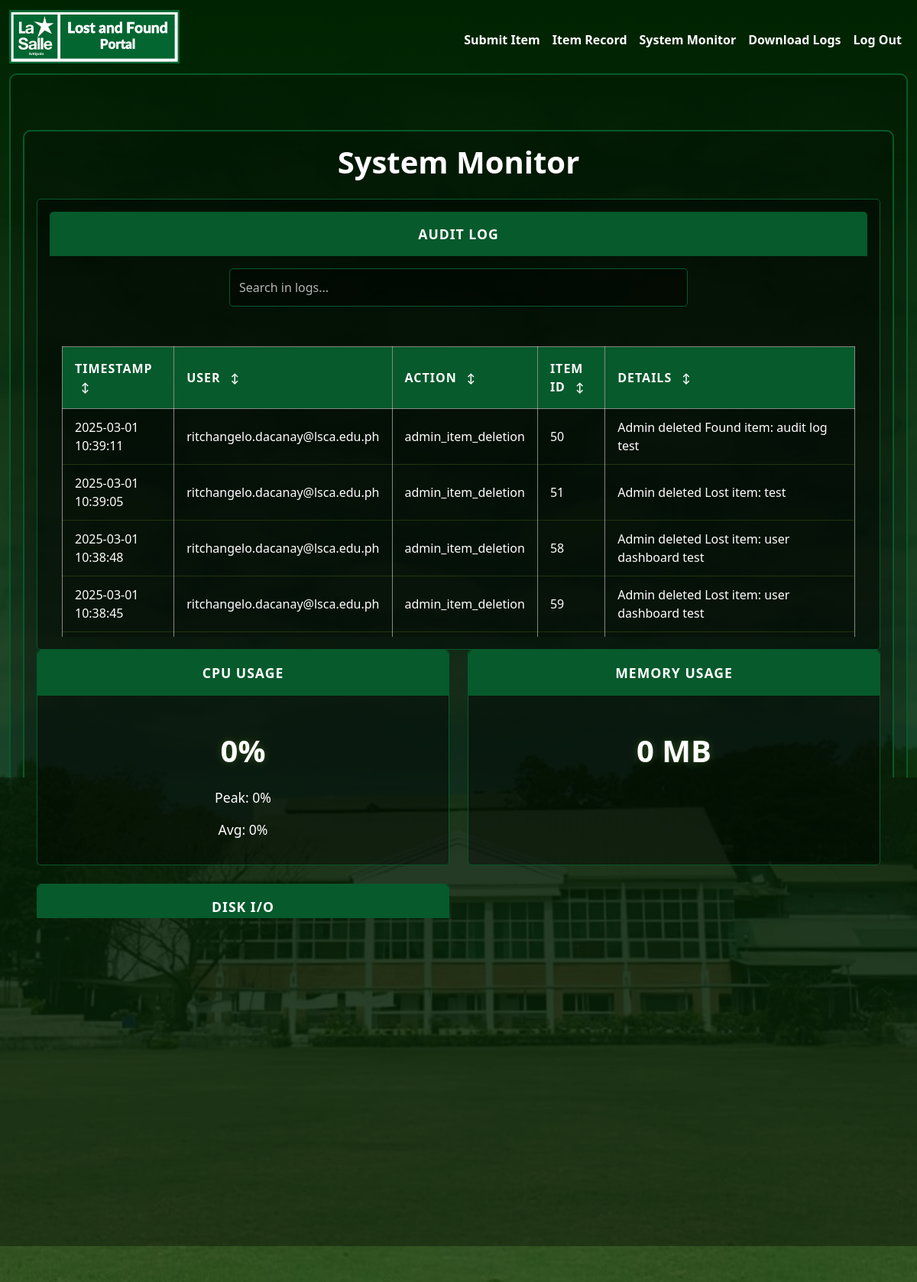
/system-monitor (signed in), run on the app's committed database.
### tables this page shows
CREATE TABLE audit_logs (
    id INTEGER PRIMARY KEY AUTOINCREMENT,
    user_email TEXT NOT NULL,
    action_type TEXT NOT NULL,
    item_id INTEGER,
    details TEXT,
    timestamp DATETIME DEFAULT CURRENT_TIMESTAMP
);

### app.py (the view)
@app.route("/system-monitor")
@login_required
def system_monitor():
    if not is_admin():
        return redirect("/")
    try:
        db.execute("""
            CREATE TABLE IF NOT EXISTS audit_logs (
                id INTEGER PRIMARY KEY AUTOINCREMENT,
                user_email TEXT NOT NULL,
                action_type TEXT NOT NULL,
                item_id INTEGER,
                details TEXT,
                timestamp DATETIME DEFAULT CURRENT_TIMESTAMP
            )
        """)
        logs = db.execute("""
            SELECT
                audit_logs.id,
                audit_logs.user_email,
                audit_logs.action_type,
                audit_logs.item_id,
                audit_logs.details,
                datetime(audit_logs.timestamp, '+8 hours') as local_time
            FROM audit_logs
            ORDER BY timestamp DESC
            LIMIT 100
        """)
        print(f"Found {len(logs)} audit log entries")
        for log in logs:
            log['local_time'] = log['local_time'] or 'N/A'
            log['user_email'] = log['user_email'] or 'N/A'
            log['action_type'] = log['action_type'] or 'N/A'
            log['item_id'] = log['item_id'] or 'N/A'
            log['details'] = log['details'] or 'N/A'
        return render_template(
            "system-monitor.html",
            logs=logs,
            log_count=len(logs),
            active_page='system_monitor'
        )
    except Exception as e:
        print(f"Error fetching audit logs: {e}")
        return render_template("system-monitor.html", logs=[], log_count=0)

### app.py (called while the page is built)
@app.after_request
def after_request(response):
    response.headers["Cache-Control"] = "no-cache, no-store, must-revalidate"
    response.headers["Expires"] = 0
    response.headers["Pragma"] = "no-cache"
    return response

def is_admin():
    try:
        user_email = db.execute("SELECT email FROM users WHERE id = ?", session["user_id"])[0]["email"]
        return user_email == "ritchangelo.dacanay@lsca.edu.ph"
    except:
        return False

@app.context_processor
def utility_processor():
    return {
        "is_admin": is_admin
    }

### helpers.py (called while the page is built)
def login_required(f):
    @wraps(f)
    def decorated_function(*args, **kwargs):
        if session.get("user_id") is None:
            return redirect("/login")
        return f(*args, **kwargs)
    return decorated_function

### templates/system-monitor.html (shortened to what this page needs)
{% extends "layout.html" %} {% block title %}System Monitor{% endblock %} {%
block main %}
<div class="container mt-4">
  <h1 class="text-light mb-4">System Monitor</h1>
  <div class="analysis-section mt-4">
    <div class="header-cell">Audit Log</div>
    <div class="audit-content">
      <div class="search-container">
        <input
          type="text"
          id="searchInput"
          class="form-control custom-input"
          placeholder="Search in logs..."
        />
      </div>
      <div class="table-container">
        <table class="monitor-table" id="auditTable">
          <thead>
            <tr>
              <th class="sortable" data-sort="timestamp">
                Timestamp <span class="sort-icon">↕</span>
              </th>
              <th class="sortable" data-sort="user">
                User <span class="sort-icon">↕</span>
              </th>
              <th class="sortable" data-sort="action">
                Action <span class="sort-icon">↕</span>
              </th>
              <th class="sortable" data-sort="itemid">
                Item ID <span class="sort-icon">↕</span>
              </th>
              <th class="sortable" data-sort="details">
                Details <span class="sort-icon">↕</span>
              </th>
            </tr>
          </thead>
          <tbody id="logTableBody">
            {% for log in logs %}
            <tr class="log-row">
              <td data-value="{{ log.local_time }}">{{ log.local_time }}</td>
              <td data-value="{{ log.user_email }}">{{ log.user_email }}</td>
              <td data-value="{{ log.action_type }}">{{ log.action_type }}</td>
              <td data-value="{{ log.item_id }}">{{ log.item_id or 'N/A' }}</td>
              <td data-value="{{ log.details }}">{{ log.details }}</td>
            </tr>
            {% endfor %}
          </tbody>
        </table>
      </div>
    </div>
  </div>
  <div class="metrics-top-grid">
    <div class="metric-column">
      <div class="header-cell">CPU Usage</div>
      <div class="metric-card">
        <div class="card text-light">
          <div class="card-body d-flex flex-column align-items-center">
            <p class="card-text display-4" id="cpu-usage">0%</p>
            <p class="card-text">Peak: <span id="cpu-peak">0%</span></p>
            <p class="card-text">Avg: <span id="cpu-avg">0%</span></p>
          </div>
        </div>
      </div>
    </div>
    <div class="metric-column">
      <div class="header-cell">Memory Usage</div>
      <div class="metric-card">
        <div class="card text-light">
          <div class="card-body d-flex flex-column align-items-center">
            <p class="card-text display-4" id="memory-usage">0 MB</p>
          </div>
        </div>
      </div>
    </div>
    <div class="metric-column">
      <div class="header-cell">Disk I/O</div>
      <div class="metric-card">
        <div class="card text-light">
          <div class="card-body d-flex flex-column align-items-center">
            <p class="card-text display-4 mb-2">I/O Stats</p>
            <p class="card-text mb-1">Read: <span id="disk-read">0 MB</span></p>
            <p class="card-text mb-1">
              Write: <span id="disk-write">0 MB</span>
            </p>
            <p class="card-text">
              Operations: <span id="io-operations">0</span>
            </p>
          </div>
        </div>
      </div>
    </div>
  </div>
  <div class="analysis-section mt-4">
    <div class="analysis-grid" id="analysis-content">
    </div>
  </div>
</div>
{% endblock %}

### templates/layout.html (shortened to what this page needs)
<!DOCTYPE html>
<html lang="en">
  <head>
    <link
      href="https://cdn.jsdelivr.net/npm/bootstrap@5.3.2/dist/css/bootstrap.min.css"
      rel="stylesheet"
    />
    <link href="/static/styles.css" rel="stylesheet" />
  </head>
  <body>
    <div class="background-overlay"></div>
    <nav class="navbar navbar-expand-md navbar-light">
      <div class="container-fluid">
        <a class="navbar-brand" href="/">
          <img
            src="/static/lost and found logo.png"
            alt="LSCA Lost and Found"
          />
        </a>
        <div class="collapse navbar-collapse" id="navbar">
          {% if session["user_id"] %}
          <ul class="navbar-nav ms-auto mt-2">
            {% if is_admin() %}
            <li class="nav-item">
              <a class="nav-link custom-nav-link" href="/submit">Submit Item</a>
            </li>
            <li class="nav-item">
              <a class="nav-link custom-nav-link" href="/">Item Record</a>
            </li>
            <li class="nav-item">
              <a class="nav-link custom-nav-link" href="/system-monitor">System Monitor</a>
            </li>
            <li class="nav-item">
              <a
                class="nav-link custom-nav-link"
                href="{{ url_for('download_excel') }}"
              >
                Download Logs
              </a>
            </li>
            {% endif %}
            <li class="nav-item">
              <a class="nav-link custom-nav-link" href="/logout">Log Out</a>
            </li>
          </ul>
          {% endif %}
        </div>
      </div>
    </nav>
    <main class="container py-5 text-center">
      {% block main %} {% endblock %}
    </main>
  </body>
</html>

### static/styles.css (style rules this page uses)
nav .navbar-brand { font-size: 2em; font-family: "Proxima Nova", sans-serif; font-weight: bolder; }
h1, h2, h3 { font-weight: bold; }
body { background: linear-gradient( to bottom, rgb(0, 0, 0), rgba(34, 34, 34, 0.5) ), url("/static/lsca.jpg") no-repeat center center fixed !important; background-size: cover !important; color: #ffffff !important; min-height: 100vh; transition: background-color 0.3s, color 0.3s; }
.navbar { transition: background-color 0.3s; }
.custom-nav-link { color: #ffffff !important; position: relative; text-decoration: none; transition: color 0.2s ease-in-out; }
.custom-nav-link::after { content: ""; position: absolute; width: 0; height: 2px; display: block; margin-top: 5px; right: 0; background: #ffffff; transition: width 0.2s ease-in-out; -webkit-transition: width 0.2s ease-in-out; }
.custom-input { background-color: transparent; border: none; border-bottom: 2px solid #86c232; color: #86c232; transition: border-bottom-color 0.2s ease-in-out; }
table { width: 100%; border-collapse: collapse; margin-top: 20px; transition: color 0.3s; background-color: transparent; }
th, td { padding: 10px; text-align: left; background-color: transparent; border: 1px solid rgba(255, 255, 255, 0.5); color: inherit; }
.background-overlay { position: fixed; top: 0; left: 0; width: 100%; height: 100%; background: rgba(0, 128, 0, 0.2); pointer-events: none; z-index: -1; }
h1, h2, h3, h4, h5, h6, p, label, .nav-link, .alert { color: #ffffff !important; }
li a, .navbar a { color: white !important; }
.custom-input { background-color: transparent; border: none; border-bottom: 2px solid #ffffff; color: #ffffff; transition: color 0.2s ease-in-out, border-bottom-color 0.2s ease-in-out; }
.custom-input::placeholder { color: #ffffff; opacity: 0.7; }
.text-light { color: #ffffff !important; }
.custom-input { background-color: transparent; border: none; border-bottom: 2px solid #86c232; color: #ffffff; transition: color 0.2s ease-in-out, border-bottom-color 0.2s ease-in-out; }

### templates/layout.html (style rules this page uses)
body { background: linear-gradient( to bottom, rgba(34, 34, 34, 0.5), rgba(34, 34, 34, 0.5) ), url("/static/lsca.jpg") no-repeat center center fixed; background-size: cover; color: #ffffff; min-height: 100vh; transition: background-color 0.3s, color 0.3s; }
.background-overlay { position: fixed; top: 0; left: 0; width: 100%; height: 100%; background: rgba(0, 82, 0, 0.434); pointer-events: none; z-index: -1; }
h1, h2, h3, h4, h5, h6, p, label, .alert { color: #ffffff !important; }
.navbar { transition: background-color 0.3s; }
.custom-nav-link { color: #ffffff !important; font-weight: bold; position: relative; text-decoration: none; transition: color 0.2s ease-in-out; }
.custom-nav-link::after { content: ""; position: absolute; width: 0; height: 2px; display: block; margin-top: 5px; right: 0; background: #ffffff; transition: width 0.2s ease-in-out; -webkit-transition: width 0.2s ease-in-out; }
.custom-input { background-color: transparent; border: none; border-bottom: 2px solid #86c232; color: #86c232; transition: border-bottom-color 0.2s ease-in-out; }
.navbar-brand img { max-height: 70px; width: auto; }

### data on the page
audit_logs: local_time "2025-03-01 10:39:11", user_email "ritchangelo.dacanay@lsca.edu.ph", action_type "admin_item_deletion", item "50", details "Admin deleted Found item: audit log test"
audit_logs: local_time "2025-03-01 10:39:05", user_email "ritchangelo.dacanay@lsca.edu.ph", action_type "admin_item_deletion", item "51", details "Admin deleted Lost item: test"
audit_logs: local_time "2025-03-01 10:38:48", user_email "ritchangelo.dacanay@lsca.edu.ph", action_type "admin_item_deletion", item "58", details "Admin deleted Lost item: user dashboard test"
audit_logs: local_time "2025-03-01 10:38:45", user_email "ritchangelo.dacanay@lsca.edu.ph", action_type "admin_item_deletion", item "59", details "Admin deleted Lost item: user dashboard test"
